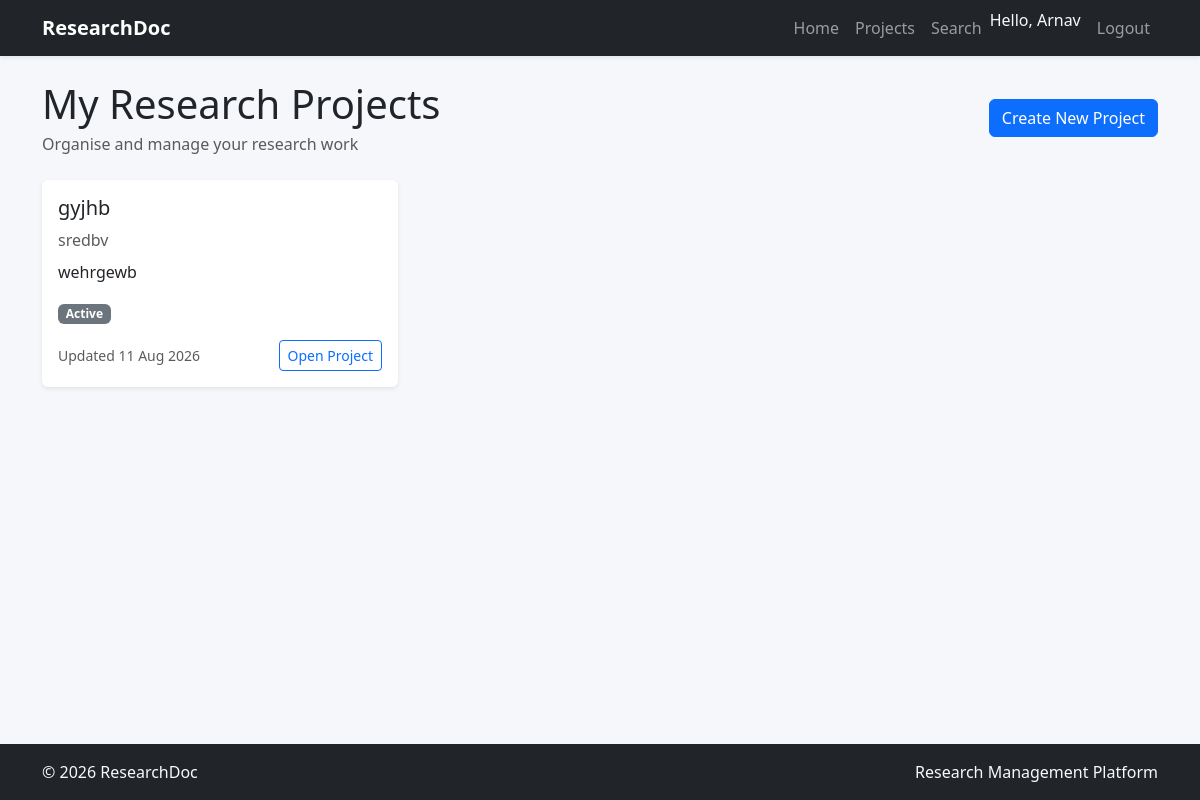
Page /projects/ (signed in) on the committed database.
### researchdoc/models.py (models this page shows, shortened)
class ResearchProject(models.Model):
    STATUS_CHOICES = [
        ("active", "Active"),
        ("completed", "Completed"),
        ("archived", "Archived"),
    ]
    user = models.ForeignKey(User, on_delete=models.CASCADE)
    title = models.CharField(max_length=200)
    topic = models.CharField(max_length=200, blank=True)
    description = models.TextField(blank=True)
    status = models.CharField(max_length=30, choices=STATUS_CHOICES, default="active")
    created_at = models.DateTimeField(auto_now_add=True)
    updated_at = models.DateTimeField(auto_now=True)

### researchdoc/views.py (the view)
# urls.py: path("projects/", views.project_list, name="project_list"),
@login_required
def project_list(request):
    projects = ResearchProject.objects.filter(user=request.user).order_by("-updated_at")
    context = {
        "projects": projects
    }
    return render(request, "researchdoc/project_list.html", context)

### researchdoc/templates/researchdoc/project_list.html (shortened to what this page needs)
{% extends "researchdoc/base.html" %}
{% block content %}
<div class="py-4">
    <div class="container">
        <div class="row align-items-center mb-4">
            <div class="col-12 col-md-6">
                <h1 class="mb-1">My Research Projects</h1>
                <p class="text-muted mb-0">Organise and manage your research work</p>
            </div>
            <div class="col-12 col-md-6 text-md-end mt-3 mt-md-0">
                <a href="{% url 'project_create' %}" class="btn btn-primary">Create New Project</a>
            </div>
        </div>
        {% if projects %}
            <div class="row g-4">
                {% for project in projects %}
                    <div class="col-12 col-md-6 col-lg-4">
                        <div class="card shadow-sm border-0 h-100">
                            <div class="card-body d-flex flex-column">
                                <div>
                                    <h2 class="h5 card-title">{{ project.title }}</h2>
                                    {% if project.topic %}
                                        <p class="text-muted mb-2">{{ project.topic }}</p>
                                    {% endif %}
                                    <p class="card-text">
                                        {{ project.description|truncatewords:20 }}
                                    </p>
                                    <span class="badge bg-secondary">{{ project.get_status_display }}</span>
                                </div>
                                <div class="mt-auto d-flex justify-content-between align-items-center pt-3">
                                    <small class="text-muted">Updated {{ project.updated_at|date:"d M Y" }}</small>
                                    <a href="{% url 'project_detail' project.id %}" class="btn btn-sm btn-outline-primary">Open Project</a>
                                </div>
                            </div>
                        </div>
                    </div>
                {% endfor %}
            </div>
        {% endif %}
    </div>
</div>
{% endblock %}

### researchdoc/templates/researchdoc/base.html (shortened to what this page needs)
<!doctype html>
<html lang="en">
<head>
    <link href="https://cdn.jsdelivr.net/npm/bootstrap@5.3.8/dist/css/bootstrap.min.css" rel="stylesheet">
</head>
<body class="d-flex flex-column min-vh-100" style="background-color:#f5f7fa;">
<nav class="navbar navbar-expand-lg navbar-dark bg-dark shadow-sm" aria-label="Main navigation">
    <div class="container">
        <a class="navbar-brand fw-bold" href="{% url 'landing' %}">ResearchDoc</a>
        <div class="collapse navbar-collapse" id="mainNav">
            <ul class="navbar-nav ms-auto">
                <li class="nav-item">
                    <a class="nav-link" href="{% url 'landing' %}">Home</a>
                </li>
                {% if user.is_authenticated %}
                    <li class="nav-item">
                        <a class="nav-link" href="{% url 'project_list' %}">Projects</a>
                    </li>
                    <li class="nav-item">
                        <a class="nav-link" href="{% url 'search' %}">Search</a>
                    </li>
                    <li class="nav-item">
                        <span class="navbar-text text-light me-2">
                            Hello, {{ user.username }}
                        </span>
                    </li>
                    <li class="nav-item">
                        <a class="nav-link" href="{% url 'logout' %}">Logout</a>
                    </li>
                {% endif %}
            </ul>
        </div>
    </div>
</nav>
<main id="main-content" class="flex-grow-1" tabindex="-1">
    {% block content %}
    {% endblock %}
</main>
<footer class="bg-dark text-light py-3 mt-auto">
    <div class="container d-flex justify-content-between flex-wrap">
        <span>&copy; {% now "Y" %} ResearchDoc</span>
        <span>Research Management Platform</span>
    </div>
</footer>
</body>
</html>

### rows in the picture
ResearchProject: title "gyjhb", topic "sredbv", description "wehrgewb", status "Active", updated_at "11 Aug 2026"

### other values in the picture
{{ user.username }} "Arnav"
